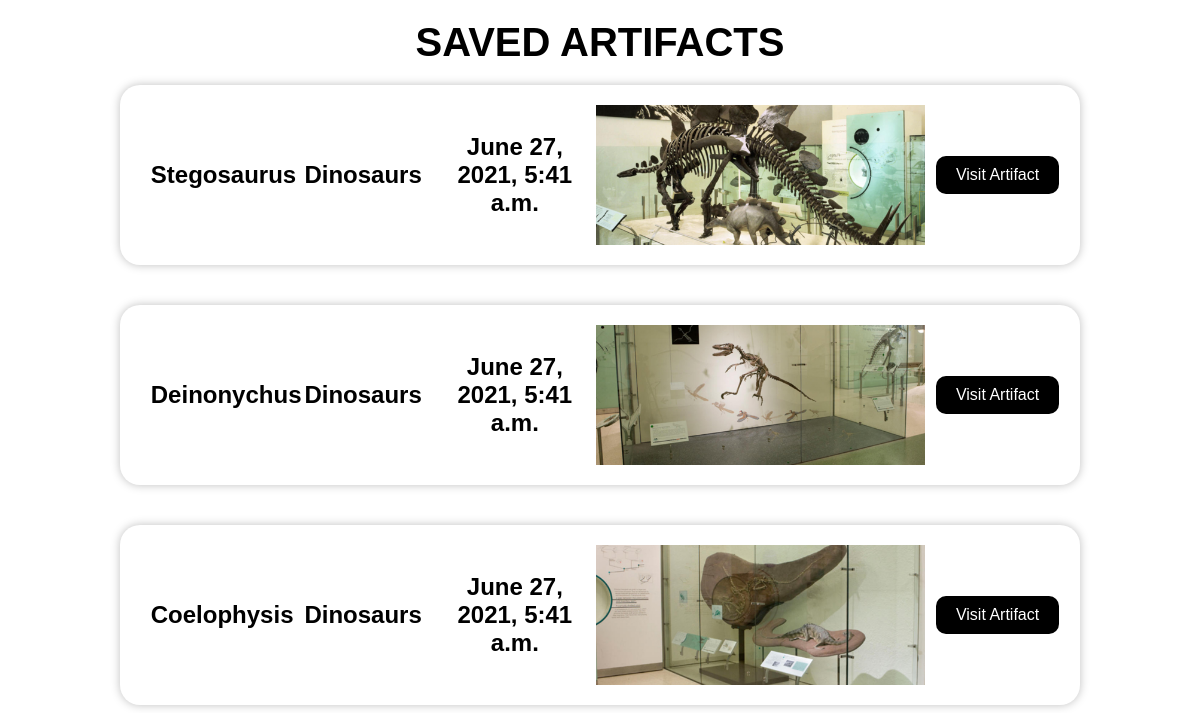
The app's page /saved (signed in), older data.
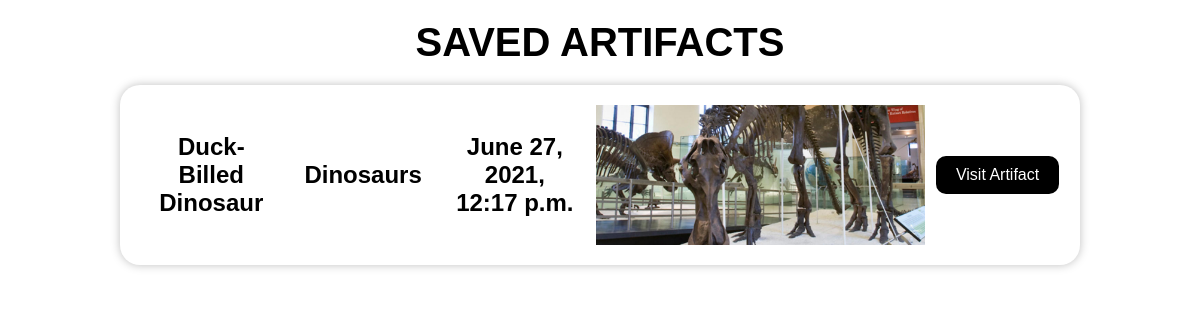
The same page, newer data.
### backend/models.py (models this page shows, shortened)
class SavedItem(models.Model):
    item = models.ForeignKey(Item, on_delete=models.CASCADE)
    user = models.ForeignKey(User, on_delete=models.CASCADE)
    time = models.DateTimeField(auto_now=True)

class Item(models.Model):
    name = models.CharField(max_length=200)
    category = models.CharField(max_length=200, default="Dinosaurs")
    description = models.CharField(max_length=5000)
    description = models.TextField()
    img_url = models.URLField(null=True, blank=True)
    img = models.ImageField(null=True, upload_to='images/')

### backend/views.py (the view)
# urls.py: path('saved', views.saved, name='saved'),
def saved(request):
    try:
        username = request.session["username"]
        user = User.objects.get(username=username)
        saved_items = SavedItem.objects.filter(user=user.id)
        return render(request, 'saved.html', {
            "saved_items":saved_items
        })
    except:
        print("NEED TO LOGIN")
        return render(request, 'index.html')

### backend/templates/saved.html (shortened to what this page needs)
<!DOCTYPE html>
<html>
    <head>
        <link rel="stylesheet" href="../static/style.css">
        <h1 class="title-discussion">SAVED ARTIFACTS</h1>
    </head>
    <body>
        {% for saved in saved_items %}
            <div class="saved__item">
                <h2 class="saved__item--name">{{ saved.item.name }}</h2>
                <h2 class="saved__item--category">{{ saved.item.category}}</h2>
                <h2 class="saved__item--time">{{ saved.time }}</h2>
                <div class="saved__item--image" style="background-image: url({{saved.item.img.url}});"></div>
                <a class="saved__item--visit" href="{% url 'explore' pk=saved.item.id %}">Visit Artifact</a>
            </div>
            <div style="height: 40px;"></div>
        {% endfor %}
    </body>
</html>

### backend/static/style.css (style rules this page uses)
* { box-sizing: border-box; margin: 0; padding: 0; }
body, html { width: 100vw; height: 100%; }
body { font-family: Arial, Helvetica, sans-serif; position: relative; }
.saved__item { display: flex; flex-direction: row; width: 80%; margin: auto; height: fit-content; align-items: center; justify-content: space-evenly; padding: 20px 10px; border-radius: 20px; box-shadow: 0px 0px 10px 0px #bfbfbf; }
.saved__item > h2 { width: 15%; padding: 0px 10px; text-align: center; }
.saved__item--image { width: 35%; background-position: center; background-size: cover; height: 140px; }
.saved__item--visit { display: block; text-align: center; text-decoration: none; color: white; background-color: black; padding: 10px 20px; border-radius: 10px; font-size: 1rem; }

### backend/templates/saved.html (style rules this page uses)
.title-discussion { text-align: center; margin: auto; font-size: 2.5rem; padding: 20px 0px; }

Row changes from the older to the newer data that the page shows:
removed SavedItem: item.name "Stegosaurus", item.category "Dinosaurs", time "June 27, 2021, 5:41 a.m.", item.img (picture)
removed SavedItem: item.name "Deinonychus", item.category "Dinosaurs", time "June 27, 2021, 5:41 a.m.", item.img (picture)
removed SavedItem: item.name "Coelophysis", item.category "Dinosaurs", time "June 27, 2021, 5:41 a.m.", item.img (picture)
added SavedItem: item.name "Duck-Billed Dinosaur", item.category "Dinosaurs", time "June 27, 2021, 12:17 p.m.", item.img (picture)
